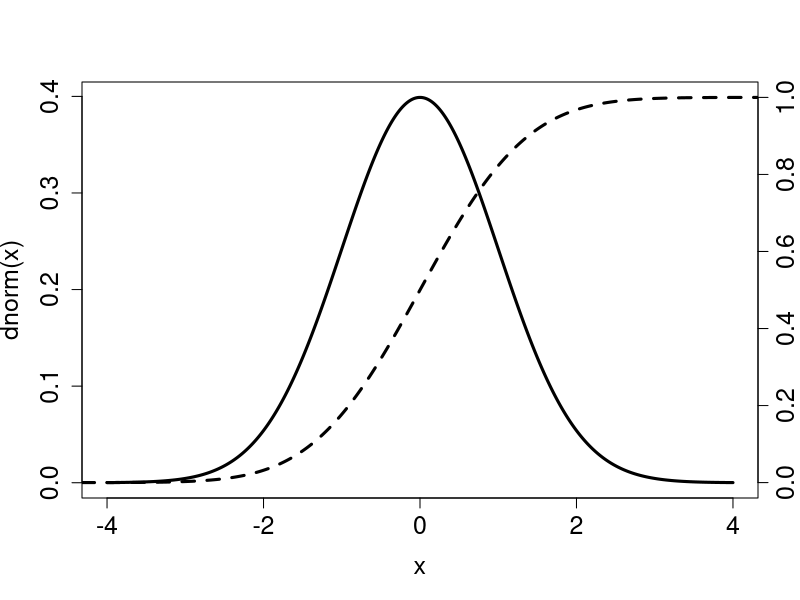

The R script that drew this image:
## ---- chunk 1
set.seed(1313)

runif(5)        
punif(0.5)        
dunif(0.5)         
qunif(0.1)
## ---- chunk 2
x <- seq(-4,4,by=0.01)
plot(x, dnorm(x), type="l", lwd=3, cex.axis=1.5, cex.lab=1.5) 
## ---- chunk 3
par(usr=c(-4,4,-0.04,1.04))
## ---- chunk 4
lines(x, pnorm(x), lty=2, lwd=3, cex.axis=1.5, cex.lab=1.5)   
## ---- chunk 5
axis(side=4, cex.axis=1.5, cex.lab=1.5)                    
mtext(side=4, "pnorm()", line=2.5, cex.axis=1.5, cex=1.5)
## ---- chunk 6
pnorm(-3) + (1 - pnorm(3))  
## ---- chunk 7
dnorm(-1:1, mean=0, sd=1)
## ---- chunk 8
qnorm(c(0.001, 0.025, 0.05, 0.5, 0.95, 0.975, 0.999))
## ---- chunk 9
rnorm(10, mean = 2, sd = 1)
## ---- chunk 10
rnorm(10, mean = 1:10, sd=1:10)
